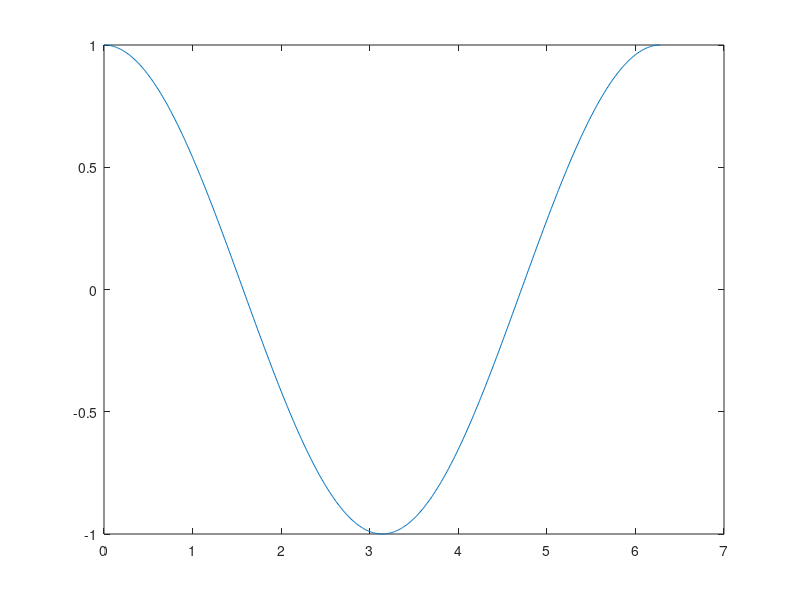

The MATLAB script that drew this image:
% Hieronder staat een regel waarmee je een grafiek van een cosinus tekent.
% Maak een nieuw figuur met de function 'figure'. Selecteer alle waarden
% uit 'signaal' die kleiner zijn dan 0.5. Stop deze waardes in een 
% variabele genaamd: 'idx'. Plot deze waarde met de bijbehorende
% tijdstippen in het nieuwe figure.
close all
t = 0:0.01:2*pi;
signaal = cos(t);
plot(t,signaal)

idx = NaN;

